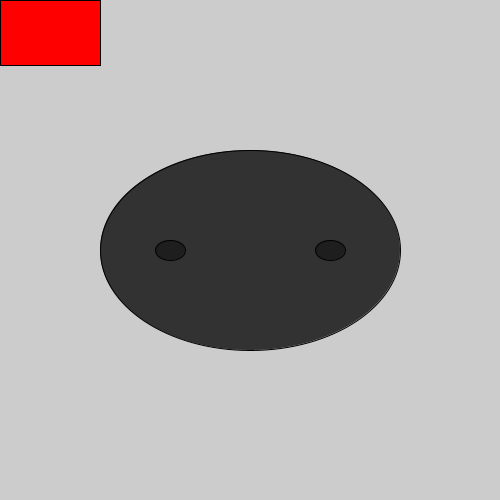
Frame 1 (no input)
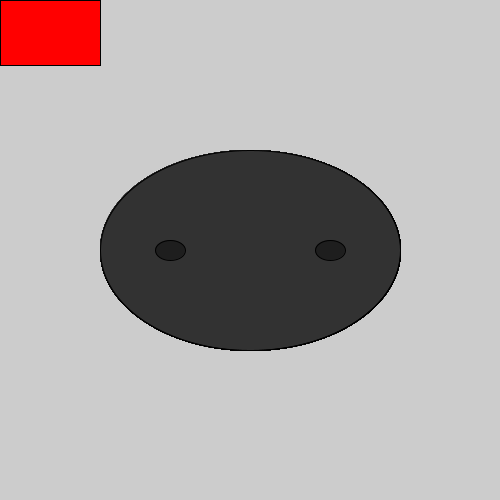
Frame 60 (the mouse pressed at the canvas centre just before this capture)
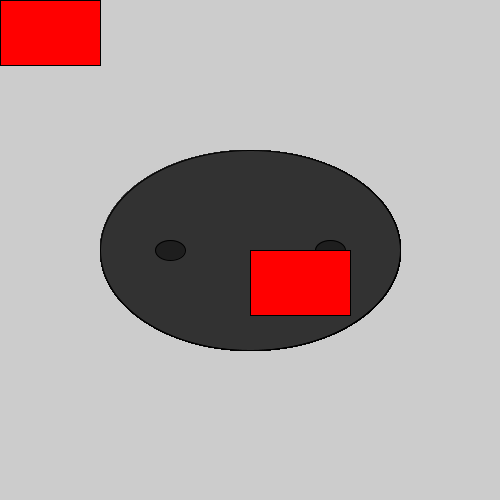
Frame 120 (the mouse held since frame 60 and released just before this capture)

The Processing sketch that drew these frames (run headless with seeded random() and noise(); from frame 60 on, the mouse is pressed at the canvas centre):

// Processing sketch: processing_186176
// ── processing_186176.pde

void setup() {  
  size(500, 500); 
  
}

void draw() { 
  fill(50);
  
  ellipse(250,250,300,200);
  
  fill(30);
  ellipse(170,250,30,20);
  ellipse(330,250,30,20);
  
  fill(255,0,0);
  rect(mouseX,mouseY,100,65); 
  
 
  
 
}
